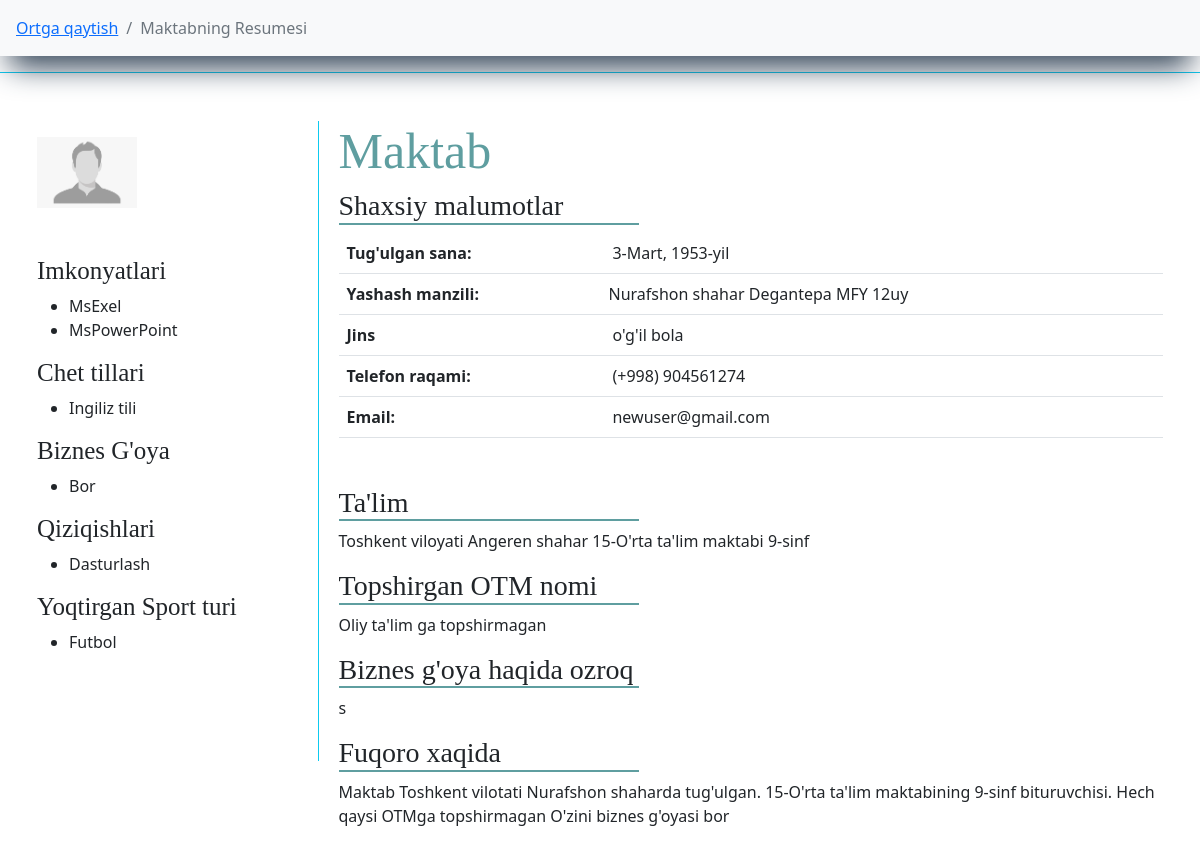
The page /bitiruvchilar/tuman/maktab/bitiruvchi/55/ (signed in) on the database its author committed.
### main/models.py (models this page shows, shortened)
class Bitiruvchi(models.Model):
    f_name = models.CharField(max_length=l, verbose_name="F.I.Sh")
    img  = models.ImageField(default='default/default.png', upload_to='bitiruvchilar-foto/', verbose_name="Rasm")
    t_sana = models.DateField(verbose_name="Tug'ulgan sana", null=True, blank=True)
    jins = models.CharField(max_length=l, choices=jins, verbose_name="Jinsi", default="o'g'il bola")
    tuman = models.ForeignKey(TumanVaShahar, on_delete=models.CASCADE, verbose_name="Yashaydigan tuman(shahar)")
    mahalla = models.ForeignKey(Mahalla, on_delete=models.CASCADE, verbose_name="Mahalla Nomi")
    uy = models.CharField(max_length=l, null=True, blank=True, verbose_name="Ko'cha nomi 45uy")
    phone = models.CharField(max_length=9, verbose_name="Telefon raqam (+998) ", null=True, blank=True)
    email = models.EmailField(max_length=l, verbose_name="E-Pochta", null=True, blank=True)
    imkonyat = models.ManyToManyField(Imkonyat, related_name="abilty", verbose_name="Kompyuter bilimi")
    qiziqish = models.ForeignKey(Qiziqish, related_name="interest", on_delete=models.CASCADE, verbose_name="Qiziqish")
    sport = models.ManyToManyField(Sport, related_name="sport", verbose_name="Qiziqadigan sport turi")
    chettili = models.ManyToManyField(ChetTili, related_name="f_lang")
    idea = models.CharField(verbose_name="Biznes g'oya", max_length=l, choices=yesNo, default="Yoq")
    short_f = models.CharField(max_length=10000, verbose_name="Bizness g'oya haqqida qisqacha (agar bor bo'lsa)", null=True, blank=True)
    add_time = models.DateTimeField(auto_now_add=True)
    def __str__(self):
        return self.f_name

class AutoTime(models.Model):
    name = models.CharField(max_length=l, verbose_name="Nomi")
    add_time = models.DateTimeField(auto_now_add=True)
    def __str__(self):
        return self.name

class Imkonyat(AutoTime):
    def __str__(self):
        return super().__str__()

class AutoTime(models.Model):
    name = models.CharField(max_length=l, verbose_name="Nomi")
    add_time = models.DateTimeField(auto_now_add=True)
    def __str__(self):
        return self.name

class ChetTili(AutoTime):
    def __str__(self):
        return super().__str__()

class Sport(AutoTime):
    def __str__(self):
        return super().__str__()

class TumanVaShahar(AutoTime):
    status = models.CharField(max_length=l, choices=t_sh, default="shaxar")
    def __str__(self):
        return f"{super().name} {self.status}"

class MaktabBitiruvchisi(Bitiruvchi):
    tuman_mk = models.ForeignKey(TumanVaShahar, on_delete=models.SET_NULL, null=True, blank=True, verbose_name="Maktab manzili")
    maktab = models.ForeignKey(Maktab, on_delete=models.CASCADE, verbose_name="Bitirayotgan maktab")
    sinf = models.CharField(max_length=l, choices=sinf, default='9-sinf', verbose_name="Sinf")
    vil = models.ForeignKey(Vil, related_name="mk_vil", on_delete=models.SET_NULL, null=True, blank=True, verbose_name="OTM manzili")
    otm_name = models.ForeignKey(Universitet, on_delete=models.SET_NULL, null=True, blank=True, verbose_name="Topshirmoqchi bo'lgan OTM Nomi")
    stu_way_un = models.CharField(max_length=l, null=True, blank=True, verbose_name="Mutaxasislik")
    other_un = models.CharField(max_length=l, verbose_name="ChetEl OTM nomi", null=True, blank=True)
    stu_way_ch = models.CharField(max_length=l, null=True, blank=True, verbose_name="Mutaxasislik")
    univer_sity = models.CharField(max_length=l, verbose_name="Topshirmoqchi bo'lgan universitet", null=True, blank=True)
    def __str__(self):
        return super().__str__()

class Maktab(AutoTime):
    tuman = models.ForeignKey(TumanVaShahar, on_delete=models.CASCADE, verbose_name="Qaysi tuman")
    status = models.CharField(max_length=l, default="O'rta ta'lim maktabi", choices=type_school, blank=True, null=True)
    def __str__(self):
        return f"{super().name}-{self.status}"

### main/views.py (the view)
# urls.py: path("tuman/maktab/bitiruvchi/<pk>/", ResumeMaktab, name="RM"),
def ResumeMaktab(request, pk):
    maktab_b = MaktabBitiruvchisi.objects.get(pk=pk)
    return render(request, 'cv/resume_maktab.html', {
        'object': maktab_b,
    })

### main/custom_context_processor.py (called while the page is built)
def data_avalible(request):
    all_tumanlar = TumanVaShahar.objects.all().order_by('name')
    context = {
        'all_tumanlar':all_tumanlar,
    }
    return context

### main/models.py (called while the page is built)
    def __str__(self):
        return f"{super().__str__()} MFY"

    def __str__(self):
        return super().__str__()

### templates/cv/resume_maktab.html (shortened to what this page needs)
{% extends "main.html" %}
{% block content %}
<nav aria-label="breadcrumb" class="sticky-top bg-light">
    <ol class="breadcrumb p-3">
      <li class="breadcrumb-item"><a href="{% url 'S' pk=object.maktab.pk %}">Ortga qaytish</a></li>
      <li class="breadcrumb-item active" aria-current="page">{{ object }}ning Resumesi</li>
    </ol>
</nav>
<div class="row">
    <div class="shadow_light col-xxl-5 m-auto p-5 border border-info">
        <div class="img-name">
            <div class="img border-end border-info pt-3">
                <img src="{{ object.img.url }}" width="100" alt="">
                <div class="imkonyat">
                    <h3>Imkonyatlari</h3>
                    <ul>
                        {% for i in object.imkonyat.all %}
                            <li>{{ i }}</li>
                        {% endfor %}
                    </ul>
                    <h3>Chet tillari</h3>
                    <ul>
                        {% for i in object.chettili.all %}
                            <li>{{ i }}</li>
                        {% endfor %}
                    </ul>
                    <h3>Biznes G'oya</h3>
                    <ul>
                        <li>{{ object.idea }}</li>
                    </ul>
                    <h3>Qiziqishlari</h3>
                    <ul>
                        <li>
                            {{ object.qiziqish }}
                        </li>
                    </ul>
                    <h3>Yoqtirgan Sport turi</h3>
                    <ul>
                        {% for i in object.sport.all %}
                            <li>{{ i }}</li>
                        {% empty %}
                            <li>malumot mavjud emas</li>
                        {% endfor %}
                    </ul>
                </div>
            </div>
            <div class="name">
                <div class="user-name">
                    <h1 class="ism">{{ object.f_name }}</h1>
                </div>
                <div class="data">
                    <h3>Shaxsiy malumotlar</h3>
                    <table class="table">
                        <tr>
                            <th>Tug'ulgan sana: </th>
                            {% if object.t_sana %}
                                <td>{{ object.t_sana }}</td>
                            {% else %}
                                <td>Mavjud emas</td>
                            {% endif %}
                        </tr>
                        <tr>
                            <th>Yashash manzili: </th>
                            {% if object.uy %}
                                <td class="ps-1"> {{ object.tuman }} {{ object.mahalla }} {{ object.uy }}</td>
                            {% else %}
                                <td class="ps-1"> {{ object.tuman }} {{ object.mahalla }}</td>
                            {% endif %}
                        </tr>
                        <tr>
                            <th>Jins</th>
                            <td>{{ object.jins }}</td>
                        </tr>
                        <tr>
                            <th>Telefon raqami: </th>
                            <td>(+998) {{ object.phone }}</td>
                        </tr>
                        <tr>
                            <th>Email: </th>
                            {% if object.email %}
                                <td>{{ object.email }}</td>
                            {% else %}
                                <td>Mavjud emas</td>
                            {% endif %}
                        </tr>
                    </table>
                    <div class="info-data">
                    <h3 class="">
                        Ta'lim
                    </h3>
                    {% if object.tuman_mk %}
                        <p>
                            Toshkent viloyati {{ object.tuman_mk }} {{ object.maktab }} {{ object.sinf }}
                        </p>
                    {% else %}
                        <p>
                            Toshkent viloyati {{ object.tuman }} {{ object.maktab }}ning {{ object.sinf }}
                        </p>
                    {% endif %}
                    <h3>Topshirgan OTM nomi</h3>
                    {% if object.univer_sity %}
                        <p>
                            {{ object.univer_sity }}
                        </p>
                    {% elif object.otm_name %}
                        <p>
                            {{ object.vil }}ning {{ object.otm_name }} --- {{ object.stu_way_un }}
                        </p>
                    {% elif object.other_un %}
                        <p>
                            {{ object.other_un }}
                        </p>
                    {% else %}
                        <p>
                            Oliy ta'lim ga topshirmagan
                        </p>
                    {% endif %}
                    {% if object.short_f %}
                        <h3>Biznes g'oya haqida ozroq</h3>
                        <p>
                            {{ object.short_f }}
                        </p>
                    {% endif %}
                        <h3>Fuqoro xaqida</h3>
                        <p>
                        {{ object.f_name }} Toshkent vilotati {{ object.tuman }}da tug'ulgan.
                        {{ object.maktab }}ning {{ object.sinf }} bituruvchisi.
                        {% if object.univer_sity %}
                            Hozirda "{{ object.univer_sity }}" ga topshirgan.
                        {% elif object.otm_name %}
                            Hozirda "{{ object.otm_name }}" ga topshirgan.
                        {% elif object.other_un %}
                            Hozirda "{{ object.other_un }}" ga topshirgan.
                        {% else %}
                            Hech qaysi OTMga topshirmagan
                        {% endif %}
                        {% if object.idea == 'Bor' %}
                            O'zini biznes g'oyasi bor
                        {% endif %}
                        </p>
                    </div>
                </div>
            </div>
        </div>
    </div>
</div>
{% endblock %}

### static/css/style.css (style rules this page uses)
body { overflow-x: hidden; }
h1 { font-weight: 500 !important; }
nav { box-shadow: rgb(38, 57, 77) 0px 20px 30px -10px; }
a { text-decoration: none; }
.img-name { width: 100%; display: inline-flex; justify-content: space-between; }
.img { width: 25%; height: 80vh; }
.name { width: 75%; padding-left: 20px; }
.ism { font-size: 50px; color: cadetblue; font-family: fantasy; }
.info-data h3, .data h3 { width: 300px; font-family: serif; border-bottom: 2px solid cadetblue; }
.imkonyat h3 { font-size: 25px; font-family: serif; }
.shadow_light { box-shadow: rgba(255, 255, 255, 0.1) 0px 1px 1px 0px inset, rgba(50, 50, 93, 0.25) 0px 50px 100px -20px, rgba(0, 0, 0, 0.3) 0px 30px 60px -30px; }
@media only screen and (max-width: 1290px) { body { overflow-x: scroll; } }
@media only screen and (max-width: 1290px) { .ism { font-size: 50px; } }

### rows shown on the page
Bitiruvchi: f_name "Maktab", img (placeholder picture), idea "Bor", qiziqish "Dasturlash", t_sana "3-Mart, 1953-yil", tuman "Nurafshon shahar", mahalla "Degantepa MFY", uy "12uy", jins "o'g'il bola", phone "904561274", email "newuser@gmail.com", short_f "s"
Imkonyat: name "MsExel"
Imkonyat: name "MsPowerPoint"
ChetTili: name "Ingiliz tili"
Sport: name "Futbol"
MaktabBitiruvchisi: tuman_mk "Angeren shahar", maktab "15-O'rta ta'lim maktabi", sinf "9-sinf"
